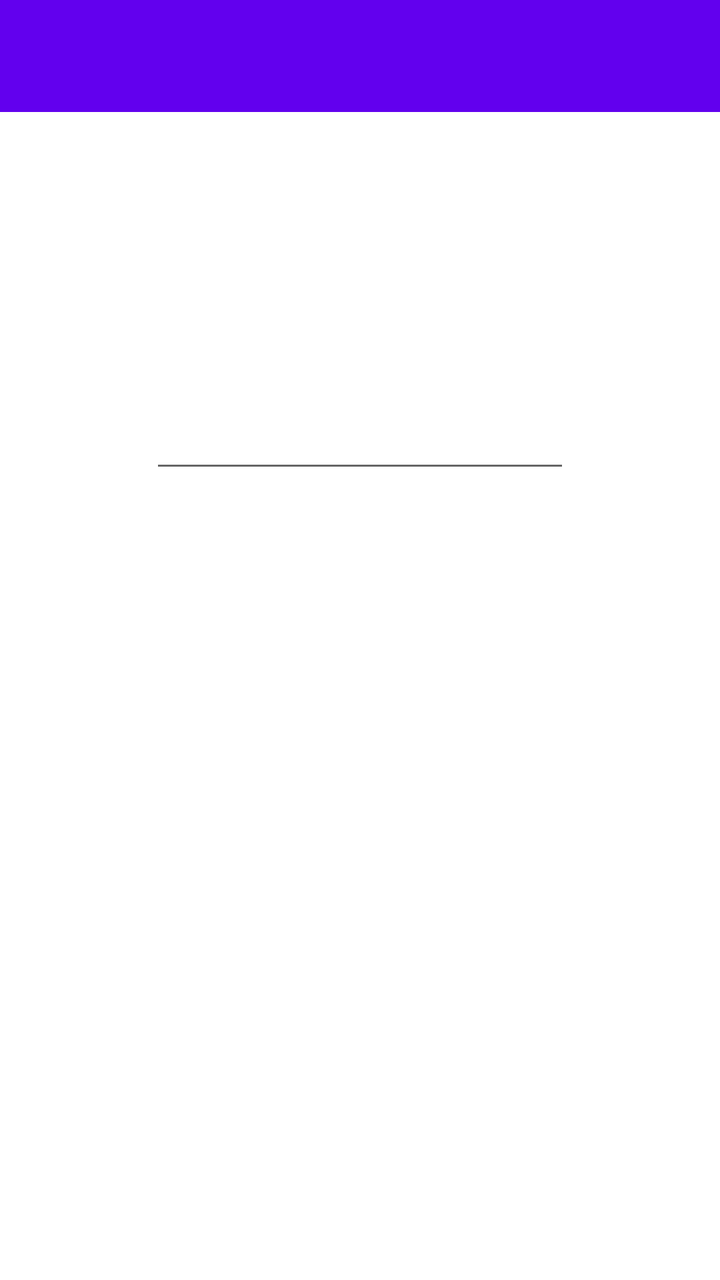
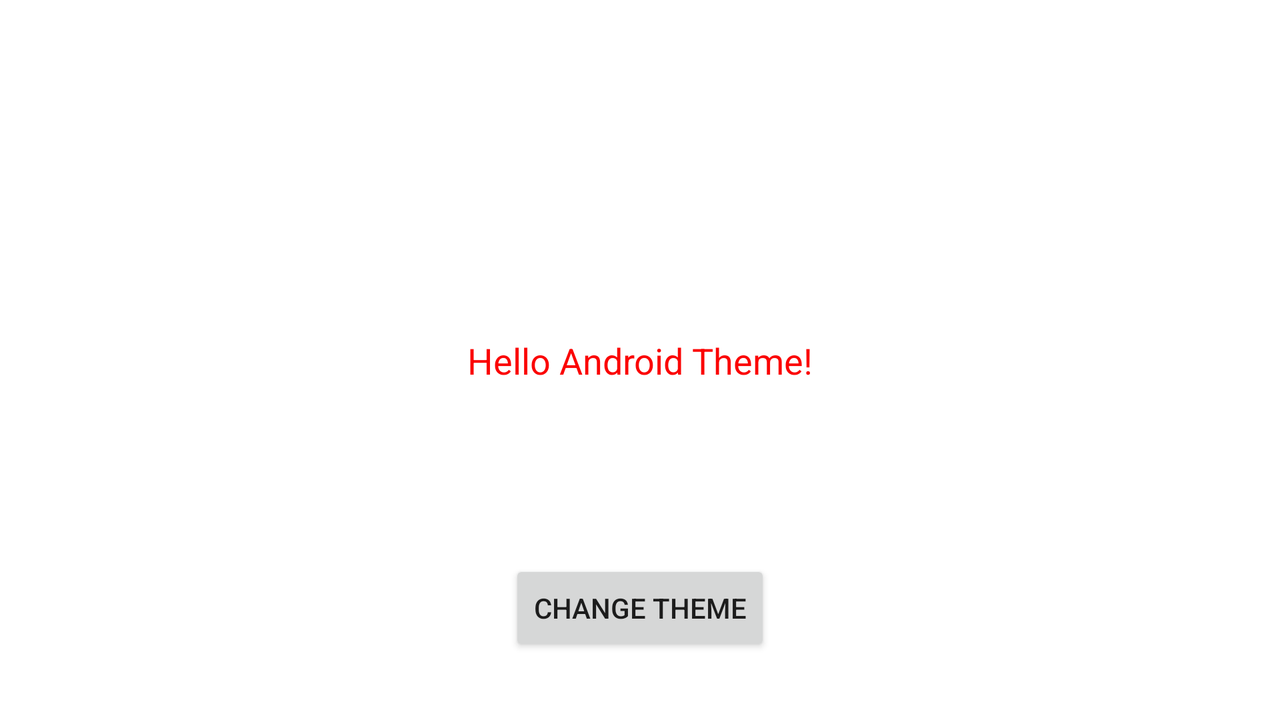

First picture: res/layout/ on a phone held upright. Second picture: the repository's own variant of that layout, on a device whose configuration matches the variant's folder. Source for both follows.
<!-- AndroidManifest.xml: activity theme AppTheme.NoActionBar -->
<!-- res/layout/activity_main.xml -->
<?xml version="1.0" encoding="utf-8"?>
<androidx.coordinatorlayout.widget.CoordinatorLayout xmlns:android="http://schemas.android.com/apk/res/android"
    xmlns:app="http://schemas.android.com/apk/res-auto"
    xmlns:tools="http://schemas.android.com/tools"
    android:layout_width="match_parent"
    android:layout_height="match_parent"
    tools:context=".MainActivity">

    <com.google.android.material.appbar.AppBarLayout
        android:layout_width="match_parent"
        android:layout_height="wrap_content"
        android:theme="@style/AppTheme.AppBarOverlay">

    </com.google.android.material.appbar.AppBarLayout>

    <androidx.appcompat.widget.Toolbar
        android:id="@+id/toolbar"
        android:layout_width="match_parent"
        android:layout_height="wrap_content"
        android:background="?attr/colorPrimary"
        app:popupTheme="@style/AppTheme.NoActionBar" />

    <EditText
        android:id="@+id/editTextTextPersonName"
        android:layout_width="wrap_content"
        android:layout_height="wrap_content"
        android:layout_gravity="center_horizontal"
        android:layout_marginTop="200dp"
        android:ems="10"
        android:gravity="center_horizontal"
        android:inputType="textPersonName"
        android:saveEnabled="false" />

</androidx.coordinatorlayout.widget.CoordinatorLayout>
<!-- resources referenced by this layout -->
<resources>
  <style name="AppTheme.AppBarOverlay" parent="ThemeOverlay.AppCompat.Dark.ActionBar" />
  <style name="AppTheme.NoActionBar">
          <item name="windowActionBar">false</item>
          <item name="windowNoTitle">true</item>
      </style>
</resources>
<!-- res/layout-land/activity_main.xml (the author's variant of the layout above) -->
<!-- drawn on the phone turned sideways -->
<?xml version="1.0" encoding="utf-8"?>
<androidx.constraintlayout.widget.ConstraintLayout
    xmlns:android="http://schemas.android.com/apk/res/android"
    xmlns:app="http://schemas.android.com/apk/res-auto"
    xmlns:tools="http://schemas.android.com/tools"
    android:layout_width="match_parent"
    android:layout_height="match_parent"
    tools:context=".MainActivity">

    <TextView
        android:id="@+id/txt_info_theme"
        android:layout_width="wrap_content"
        android:layout_height="wrap_content"
        android:text="Hello Android Theme!"
        android:textColor="#FB0303"
        android:textSize="18sp"
        app:layout_constraintBottom_toBottomOf="parent"
        app:layout_constraintLeft_toLeftOf="parent"
        app:layout_constraintRight_toRightOf="parent"
        app:layout_constraintTop_toTopOf="parent" />

    <Button
        android:id="@+id/btn_change_theme"
        android:layout_width="wrap_content"
        android:layout_height="wrap_content"
        android:layout_marginStart="16dp"
        android:layout_marginLeft="16dp"
        android:layout_marginEnd="16dp"
        android:layout_marginRight="16dp"
        android:layout_marginBottom="32dp"
        android:text="Change theme"
        app:layout_constraintBottom_toBottomOf="parent"
        app:layout_constraintEnd_toEndOf="parent"
        app:layout_constraintStart_toStartOf="parent" />

</androidx.constraintlayout.widget.ConstraintLayout>
<!-- resources referenced by the variant -->
<!-- as the phone turned sideways resolves them -->
<resources>
  <style name="AppTheme.NoActionBar">
          <item name="windowActionBar">false</item>
          <item name="windowNoTitle">true</item>
      </style>
</resources>
